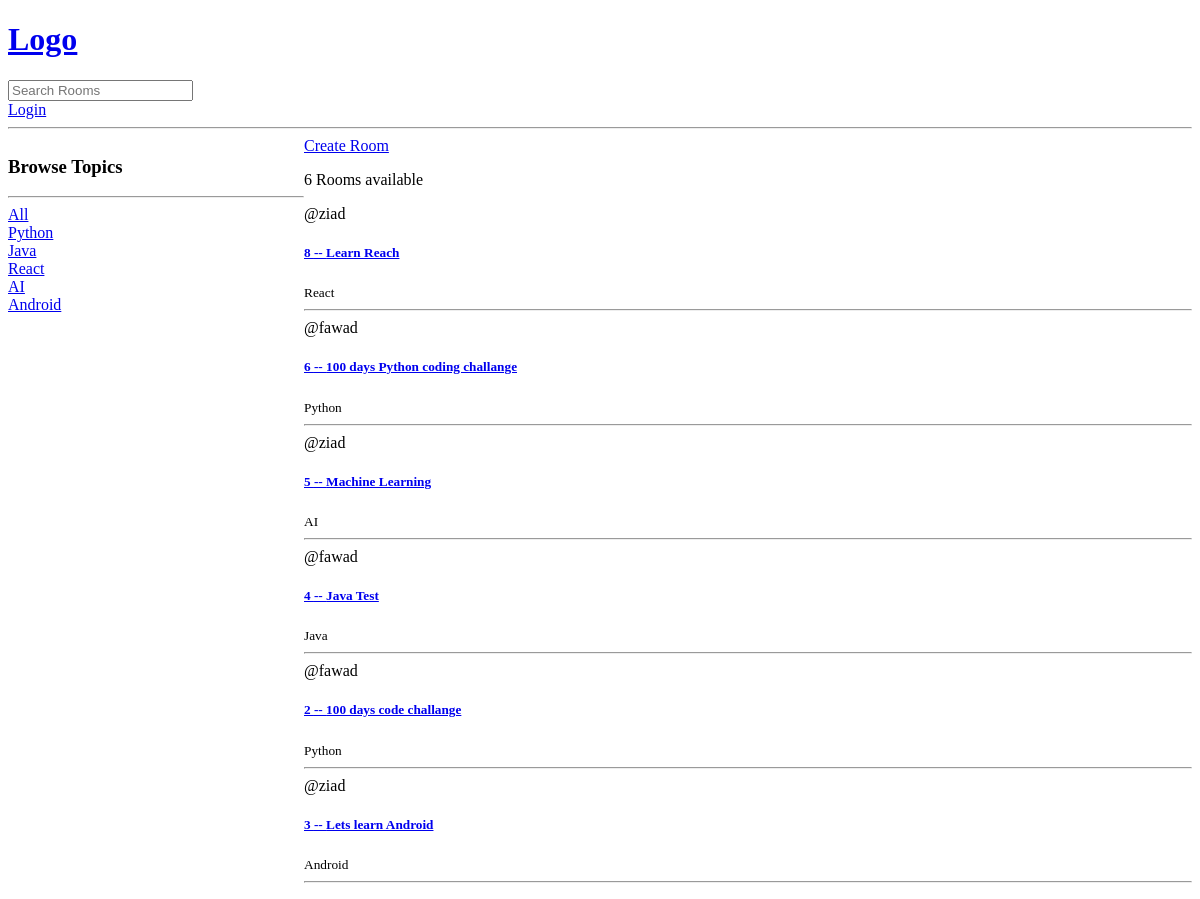
Before: / with the older database file.
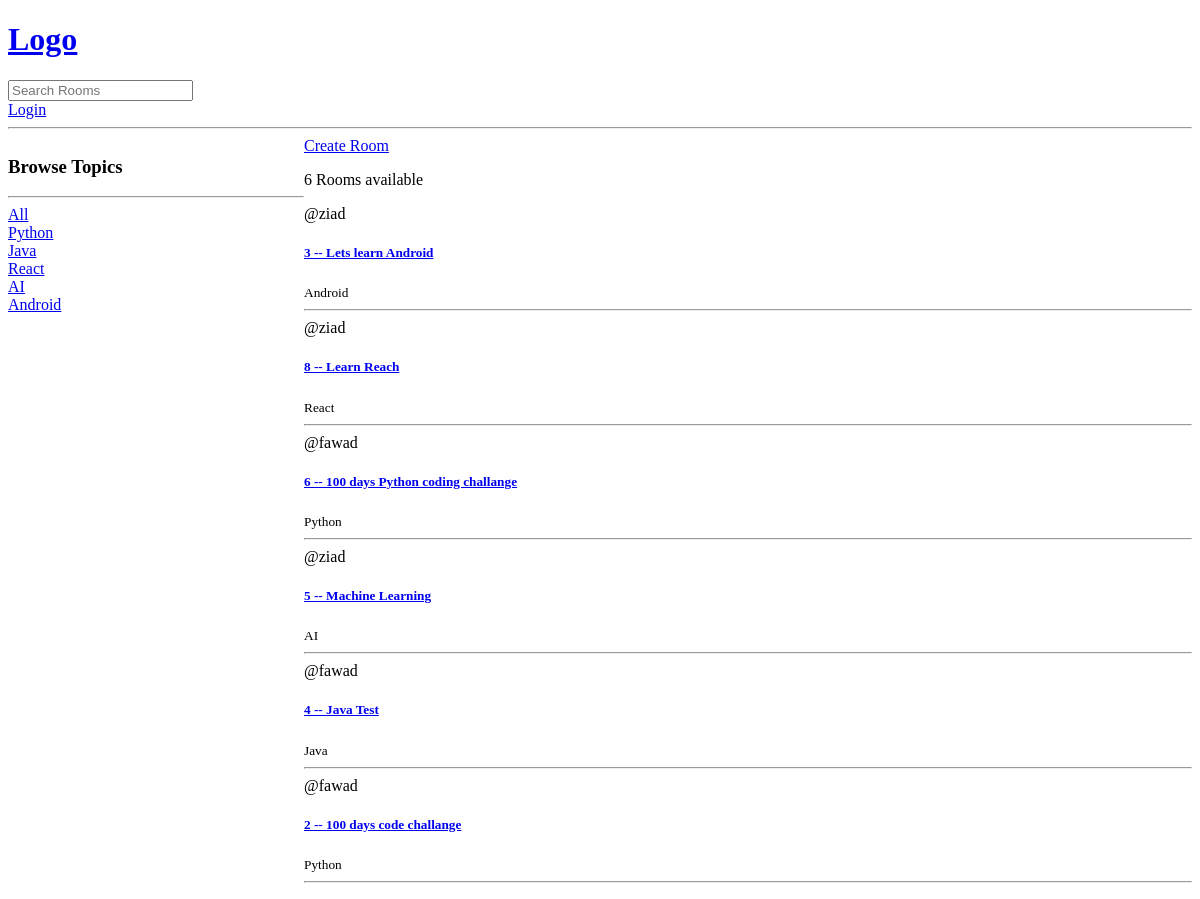
After: the same page with the newer database file.
### base/models.py (models this page shows, shortened)
class Topic(models.Model):
    name = models.CharField(max_length=250)
    def __str__(self):
        return self.name

class Room(models.Model):
    host = models.ForeignKey(User, on_delete=models.SET_NULL, null=True)
    topic = models.ForeignKey(Topic, on_delete=models.SET_NULL, null=True)
    name = models.CharField(max_length=200)
    description = models.TextField(null=True, blank=True)
    participants = models.ManyToManyField(User, related_name='participants', blank=True)
    updated = models.DateTimeField(auto_now=True)
    created = models.DateTimeField(auto_now_add=True)
    class Meta:
        ordering = ['-updated','-created']

### base/views.py (the view)
# urls.py: path('', views.home, name="home"),
def home(request):
    q = request.GET.get('q') if request.GET.get('q') != None else ''
    rooms = Room.objects.filter(Q(topic__name__icontains=q) | Q(name__icontains=q) | Q(description__icontains=q))
    topics = Topic.objects.all()
    room_count = rooms.count()
    context = {'rooms': rooms, 'topics':topics, 'room_count': room_count}
    return render(request, 'base/home.html', context)

### base/templates/base/home.html (shortened to what this page needs)
{% extends 'main.html' %} {% block content %}
<div class="home-container">
  <div class="">
    <h3>Browse Topics</h3>
    <hr />
    <a href="{% url 'home' %}">All</a>
    {% for topic in topics %}
    <div>
      <a href="{% url 'home' %}?q={{topic}}">{{topic}}</a>
    </div>
    {% endfor %}
  </div>
  <div>
    <a href="{% url 'create-room' %}">Create Room</a>
    <div>
      <p>{{room_count}} Rooms available</p>
      {% for room in rooms %}
      <span>@{{room.host.username}}</span>
      <a href="{% url 'room' room.id %}"
        ><h5>{{room.id}} -- {{room.name}}</h5></a
      >
      <small>{{room.topic.name}}</small>
      <hr />
      {% endfor %}
    </div>
  </div>
</div>
{% endblock %}

Changed rows visible on the page:
changed Room "Lets learn Android": moves up the list
